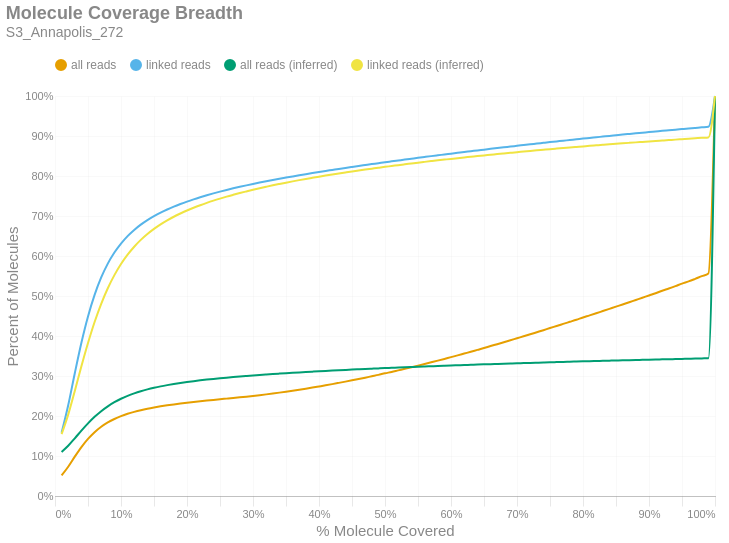

Here is the notebook cell this chart was saved with:
### Markdown cell above
### Molecule Read Coverage
This chart shows molecule coverage breadth as computed by the number of bases aligned to that molecule. In other words, "*how much of each unique long molecule is actually sequenced/aligned?*" Keep in mind there is a distinction between sequences and alignments, since some sequences belonging to a particular molecule may not align well and wouldn't appear in the alignment data. This chart also shows molecule coverage breadth as computed by the *inferred fragment* from which the aligned sequences originate. Unlike read coverage, this calculation takes into account the total insert size, including unsequenced gaps between the forward and reverse reads. Like the previous figures, these are cumulative percents.

### Code cell
if SKIPLR:
    print_html(f"Skipped")
else:
    binned_df = consolidated_hist(valids['coverage_bp'], mask, 0.01, True)
    binned_df_inf = consolidated_hist(valids['coverage_inserts'], mask, 0.01, True)
    binned_df = binned_df.with_columns(pl.lit(binned_df_inf['all reads (cumsum)']).alias('all reads (inferred)'))
    binned_df = binned_df.with_columns(pl.lit(binned_df_inf['linked reads (cumsum)']).alias('linked reads (inferred)'))
    binned_df = binned_df.with_columns(
        (pl.col('bin').cast(pl.Float64) + 0.01).alias('right_edge')
    )

    with SafeRender(binned_df):
        (
            density_plot(binned_df, 'Molecule Coverage Breadth', samplename, 'molcov', ['all reads (inferred)','linked reads (inferred)'])
            .encode(
                #x=alt.X('bin:Q', title="% Molecule Covered").axis(format = '%').scale(padding=0),
                x=alt.X('right_edge:Q', title="% Molecule Covered").axis(format='%').scale(padding=0),
                y=alt.Y('value:Q', title='Percent of Molecules')
                    .axis(format='%')
                    .stack(False)
                    .scale(domainMin=0, padding=0),
                color=alt.Color("key:N").scale(domain = ["all reads", "linked reads", "all reads (inferred)", "linked reads (inferred)"]),
                tooltip = [
                    alt.Tooltip("key:N", title = "Data Type"),
                    alt.Tooltip("range_label:N", title="% Molecule Covered"),
                    alt.Tooltip("value:Q", format = ".2%", title="% Molecules")
                ]
            )
        ).display()

### Figure 1 — Vega-Lite specification as saved in the notebook (floating-point values rounded to 4 significant figures)
{"width": "container", "height": 400, "config": {"title": {"anchor": "start", "dy": -15, "fontSize": 18, "color": "#888888", "subtitleColor": "#888888", "subtitleFontSize": 14}, "arc": {"fill": "#0072B2"}, "axis": {"domainColor": "#888888", "domainWidth": 0.5, "gridWidth": 0.2, "grid": false, "titleFontWeight": 400, "titleFontSize": 15, "labelFontSize": 11, "labelColor": "#888888", "tickColor": "#888888", "tickWidth": 0.2, "titleColor": "#888888"}, "axisBand": {"grid": false}, "axisX": {"grid": true, "tickSize": 10, "domainCap": "round"}, "axisY": {"domain": false, "grid": true, "tickSize": 0, "domainCap": "round"}, "background": "transparent", "header": {"labelFontSize": 15, "labelColor": "#888888", "titleFontSize": 15, "titleFontWeight": 600, "titleColor": "#888888"}, "legend": {"labelFont": "sans-serif", "labelFontSize": 12, "labelColor": "#888888", "symbolSize": 100, "symbolType": "circle", "titleFontSize": 12, "titlePadding": 10, "titleColor": "#888888", "title": null, "orient": "top"}, "range": {"category": ["#E69F00", "#56B4E9", "#009E73", "#F0E442", "#0072B2", "#D55E00", "#CC79A7", "#000000"], "diverging": ["#cfe8f3", "#a2d4ec", "#73bfe2", "#46abdb", "#1696d2", "#12719e"]}, "area": {"fill": "#0072B2", "fillOpacity": 0.7, "line": true, "strokeOpacity": 0.7}, "line": {"color": "#0072B2", "stroke": "#0072B2", "strokeWidth": 2}, "trail": {"color": "#0072B2", "stroke": "#0072B2", "strokeWidth": 0, "size": 1}, "point": {"filled": true, "fillOpacity": 1.0, "size": 95}, "text": {"color": "#888888", "fontSize": 11, "align": "right", "fontWeight": 400, "size": 11}, "bar": {"fill": "#0072B2", "stroke": null}, "view": {"stroke": null, "continuousWidth": 660, "continuousHeight": 400}}, "data": {"name": "data-c72fc7dbf3c6d785c2423520989ae705"}, "mark": {"type": "line", "interpolate": "monotone", "point": {"opacity": 0, "size": 275}}, "encoding": {"color": {"field": "key", "scale": {"domain": ["all reads", "linked reads", "all reads (inferred)", "linked reads (inferred)"]}, "type": "nominal"}, "tooltip": [{"field": "key", "title": "Data Type", "type": "nominal"}, {"field": "range_label", "title": "% Molecule Covered", "type": "nominal"}, {"field": "value", "format": ".2%", "title": "% Molecules", "type": "quantitative"}], "x": {"axis": {"format": "%"}, "field": "right_edge", "scale": {"padding": 0}, "title": "% Molecule Covered", "type": "quantitative"}, "y": {"axis": {"format": "%"}, "field": "value", "scale": {"domainMin": 0, "padding": 0}, "stack": false, "title": "Percent of Molecules", "type": "quantitative"}}, "params": [{"name": "param_c36ac31b6afebe62", "select": {"type": "point", "fields": ["key"]}, "bind": "legend"}], "title": {"text": "Molecule Coverage Breadth", "subtitle": "S3_Annapolis_272"}, "transform": [{"fold": ["all reads (cumsum)", "linked reads (cumsum)", "all reads (inferred)", "linked reads (inferred)"]}, {"calculate": "replace(datum.key, ' (cumsum)', '')", "as": "key"}, {"filter": {"param": "param_c36ac31b6afebe62"}}], "usermeta": {"embedOptions": {"downloadFileName": "S3_Annapolis_272.molcov"}}, "$schema": "https://vega.github.io/schema/vega-lite/v6.1.0.json", "datasets": {"data-c72fc7dbf3c6d785c2423520989ae705": [{"bin": "0.0", "interval": "0.0-0.01", "all reads": 0.05143, "linked reads": 0.1579, "all reads (cumsum)": 0.05143, "linked reads (cumsum)": 0.1579, "range_label": "0.0-0.01", "all reads (inferred)": 0.1103, "linked reads (inferred)": 0.1549, "right_edge": 0.01}, {"bin": "0.01", "interval": "0.01-0.02", "all reads": 0.02173, "linked reads": 0.06887, "all reads (cumsum)": 0.07316, "linked reads (cumsum)": 0.2267, "range_label": "0.01-0.02", "all reads (inferred)": 0.1257, "linked reads (inferred)": 0.2035, "right_edge": 0.02}, {"bin": "0.02", "interval": "0.02-0.03", "all reads": 0.02513, "linked reads": 0.08027, "all reads (cumsum)": 0.09829, "linked reads (cumsum)": 0.307, "range_label": "0.02-0.03", "all reads (inferred)": 0.1442, "linked reads (inferred)": 0.2627, "right_edge": 0.03}, {"bin": "0.03", "interval": "0.03-0.04", "all reads": 0.0238, "linked reads": 0.07614, "all reads (cumsum)": 0.1221, "linked reads (cumsum)": 0.3832, "range_label": "0.03-0.04", "all reads (inferred)": 0.1634, "linked reads (inferred)": 0.3241, "right_edge": 0.04}, {"bin": "0.04", "interval": "0.04-0.05", "all reads": 0.02052, "linked reads": 0.06574, "all reads (cumsum)": 0.1426, "linked reads (cumsum)": 0.4489, "range_label": "0.04-0.05", "all reads (inferred)": 0.1815, "linked reads (inferred)": 0.3823, "right_edge": 0.05}, {"bin": "0.05", "interval": "0.05-0.06", "all reads": 0.01684, "linked reads": 0.05392, "all reads (cumsum)": 0.1595, "linked reads (cumsum)": 0.5028, "range_label": "0.05-0.06", "all reads (inferred)": 0.1979, "linked reads (inferred)": 0.4349, "right_edge": 0.06}, {"bin": "0.06", "interval": "0.06-0.07", "all reads": 0.0136, "linked reads": 0.04352, "all reads (cumsum)": 0.173, "linked reads (cumsum)": 0.5463, "range_label": "0.06-0.07", "all reads (inferred)": 0.2121, "linked reads (inferred)": 0.4805, "right_edge": 0.07}, {"bin": "0.07", "interval": "0.07-0.08", "all reads": 0.01082, "linked reads": 0.03461, "all reads (cumsum)": 0.1839, "linked reads (cumsum)": 0.581, "range_label": "0.07-0.08", "all reads (inferred)": 0.2242, "linked reads (inferred)": 0.5194, "right_edge": 0.08}, {"bin": "0.08", "interval": "0.08-0.09", "all reads": 0.008661, "linked reads": 0.02763, "all reads (cumsum)": 0.1925, "linked reads (cumsum)": 0.6086, "range_label": "0.08-0.09", "all reads (inferred)": 0.2344, "linked reads (inferred)": 0.5522, "right_edge": 0.09}, {"bin": "0.09", "interval": "0.09-0.1", "all reads": 0.007048, "linked reads": 0.02246, "all reads (cumsum)": 0.1996, "linked reads (cumsum)": 0.631, "range_label": "0.09-0.1", "all reads (inferred)": 0.2431, "linked reads (inferred)": 0.58, "right_edge": 0.1}, {"bin": "0.1", "interval": "0.1-0.11", "all reads": 0.005875, "linked reads": 0.01864, "all reads (cumsum)": 0.2055, "linked reads (cumsum)": 0.6497, "range_label": "0.1-0.11", "all reads (inferred)": 0.2504, "linked reads (inferred)": 0.6034, "right_edge": 0.11}, {"bin": "0.11", "interval": "0.11-0.12", "all reads": 0.004864, "linked reads": 0.01541, "all reads (cumsum)": 0.2103, "linked reads (cumsum)": 0.6651, "range_label": "0.11-0.12", "all reads (inferred)": 0.2566, "linked reads (inferred)": 0.6232, "right_edge": 0.12}, {"bin": "0.12", "interval": "0.12-0.13", "all reads": 0.00419, "linked reads": 0.01323, "all reads (cumsum)": 0.2145, "linked reads (cumsum)": 0.6783, "range_label": "0.12-0.13", "all reads (inferred)": 0.2619, "linked reads (inferred)": 0.6402, "right_edge": 0.13}, {"bin": "0.13", "interval": "0.13-0.14", "all reads": 0.003615, "linked reads": 0.01138, "all reads (cumsum)": 0.2181, "linked reads (cumsum)": 0.6897, "range_label": "0.13-0.14", "all reads (inferred)": 0.2665, "linked reads (inferred)": 0.6549, "right_edge": 0.14}, {"bin": "0.14", "interval": "0.14-0.15", "all reads": 0.003146, "linked reads": 0.00986, "all reads (cumsum)": 0.2213, "linked reads (cumsum)": 0.6995, "range_label": "0.14-0.15", "all reads (inferred)": 0.2705, "linked reads (inferred)": 0.6678, "right_edge": 0.15}, {"bin": "0.15", "interval": "0.15-0.16", "all reads": 0.002834, "linked reads": 0.008815, "all reads (cumsum)": 0.2241, "linked reads (cumsum)": 0.7084, "range_label": "0.15-0.16", "all reads (inferred)": 0.2741, "linked reads (inferred)": 0.6791, "right_edge": 0.16}, {"bin": "0.16", "interval": "0.16-0.17", "all reads": 0.002561, "linked reads": 0.007903, "all reads (cumsum)": 0.2267, "linked reads (cumsum)": 0.7163, "range_label": "0.16-0.17", "all reads (inferred)": 0.2772, "linked reads (inferred)": 0.6891, "right_edge": 0.17}, {"bin": "0.17", "interval": "0.17-0.18", "all reads": 0.002351, "linked reads": 0.007174, "all reads (cumsum)": 0.229, "linked reads (cumsum)": 0.7234, "range_label": "0.17-0.18", "all reads (inferred)": 0.2801, "linked reads (inferred)": 0.6982, "right_edge": 0.18}, {"bin": "0.18", "interval": "0.18-0.19", "all reads": 0.002156, "linked reads": 0.00652, "all reads (cumsum)": 0.2312, "linked reads (cumsum)": 0.73, "range_label": "0.18-0.19", "all reads (inferred)": 0.2826, "linked reads (inferred)": 0.7062, "right_edge": 0.19}, {"bin": "0.19", "interval": "0.19-0.2", "all reads": 0.002036, "linked reads": 0.006077, "all reads (cumsum)": 0.2332, "linked reads (cumsum)": 0.736, "range_label": "0.19-0.2", "all reads (inferred)": 0.285, "linked reads (inferred)": 0.7138, "right_edge": 0.2}, {"bin": "0.2", "interval": "0.2-0.21", "all reads": 0.001884, "linked reads": 0.005603, "all reads (cumsum)": 0.2351, "linked reads (cumsum)": 0.7416, "range_label": "0.2-0.21", "all reads (inferred)": 0.2871, "linked reads (inferred)": 0.7206, "right_edge": 0.21}, {"bin": "0.21", "interval": "0.21-0.22", "all reads": 0.00179, "linked reads": 0.00522, "all reads (cumsum)": 0.2369, "linked reads (cumsum)": 0.7469, "range_label": "0.21-0.22", "all reads (inferred)": 0.2891, "linked reads (inferred)": 0.7269, "right_edge": 0.22}, {"bin": "0.22", "interval": "0.22-0.23", "all reads": 0.001731, "linked reads": 0.004973, "all reads (cumsum)": 0.2386, "linked reads (cumsum)": 0.7518, "range_label": "0.22-0.23", "all reads (inferred)": 0.291, "linked reads (inferred)": 0.7328, "right_edge": 0.23}, {"bin": "0.23", "interval": "0.23-0.24", "all reads": 0.001659, "linked reads": 0.004674, "all reads (cumsum)": 0.2403, "linked reads (cumsum)": 0.7565, "range_label": "0.23-0.24", "all reads (inferred)": 0.2927, "linked reads (inferred)": 0.7383, "right_edge": 0.24}, {"bin": "0.24", "interval": "0.24-0.25", "all reads": 0.001619, "linked reads": 0.00445, "all reads (cumsum)": 0.2419, "linked reads (cumsum)": 0.761, "range_label": "0.24-0.25", "all reads (inferred)": 0.2944, "linked reads (inferred)": 0.7435, "right_edge": 0.25}, {"bin": "0.25", "interval": "0.25-0.26", "all reads": 0.001551, "linked reads": 0.004168, "all reads (cumsum)": 0.2434, "linked reads (cumsum)": 0.7651, "range_label": "0.25-0.26", "all reads (inferred)": 0.2959, "linked reads (inferred)": 0.7484, "right_edge": 0.26}, {"bin": "0.26", "interval": "0.26-0.27", "all reads": 0.001563, "linked reads": 0.004008, "all reads (cumsum)": 0.245, "linked reads (cumsum)": 0.7691, "range_label": "0.26-0.27", "all reads (inferred)": 0.2973, "linked reads (inferred)": 0.7529, "right_edge": 0.27}, {"bin": "0.27", "interval": "0.27-0.28", "all reads": 0.001616, "linked reads": 0.003793, "all reads (cumsum)": 0.2466, "linked reads (cumsum)": 0.7729, "range_label": "0.27-0.28", "all reads (inferred)": 0.2987, "linked reads (inferred)": 0.7573, "right_edge": 0.28}, {"bin": "0.28", "interval": "0.28-0.29", "all reads": 0.001711, "linked reads": 0.003683, "all reads (cumsum)": 0.2483, "linked reads (cumsum)": 0.7766, "range_label": "0.28-0.29", "all reads (inferred)": 0.3001, "linked reads (inferred)": 0.7615, "right_edge": 0.29}, {"bin": "0.29", "interval": "0.29-0.3", "all reads": 0.001809, "linked reads": 0.003514, "all reads (cumsum)": 0.2501, "linked reads (cumsum)": 0.7801, "range_label": "0.29-0.3", "all reads (inferred)": 0.3014, "linked reads (inferred)": 0.7656, "right_edge": 0.3}, {"bin": "0.3", "interval": "0.3-0.31", "all reads": 0.001904, "linked reads": 0.003421, "all reads (cumsum)": 0.252, "linked reads (cumsum)": 0.7835, "range_label": "0.3-0.31", "all reads (inferred)": 0.3026, "linked reads (inferred)": 0.7694, "right_edge": 0.31}, {"bin": "0.31", "interval": "0.31-0.32", "all reads": 0.002033, "linked reads": 0.003286, "all reads (cumsum)": 0.2541, "linked reads (cumsum)": 0.7868, "range_label": "0.31-0.32", "all reads (inferred)": 0.3038, "linked reads (inferred)": 0.7731, "right_edge": 0.32}, {"bin": "0.32", "interval": "0.32-0.33", "all reads": 0.00215, "linked reads": 0.003169, "all reads (cumsum)": 0.2562, "linked reads (cumsum)": 0.79, "range_label": "0.32-0.33", "all reads (inferred)": 0.3049, "linked reads (inferred)": 0.7766, "right_edge": 0.33}, {"bin": "0.33", "interval": "0.33-0.34", "all reads": 0.002226, "linked reads": 0.003058, "all reads (cumsum)": 0.2585, "linked reads (cumsum)": 0.7931, "range_label": "0.33-0.34", "all reads (inferred)": 0.306, "linked reads (inferred)": 0.7801, "right_edge": 0.34}, {"bin": "0.34", "interval": "0.34-0.35", "all reads": 0.00231, "linked reads": 0.00295, "all reads (cumsum)": 0.2608, "linked reads (cumsum)": 0.796, "range_label": "0.34-0.35", "all reads (inferred)": 0.307, "linked reads (inferred)": 0.7834, "right_edge": 0.35}, {"bin": "0.35", "interval": "0.35-0.36", "all reads": 0.002409, "linked reads": 0.002918, "all reads (cumsum)": 0.2632, "linked reads (cumsum)": 0.7989, "range_label": "0.35-0.36", "all reads (inferred)": 0.3081, "linked reads (inferred)": 0.7866, "right_edge": 0.36}, {"bin": "0.36", "interval": "0.36-0.37", "all reads": 0.002533, "linked reads": 0.002879, "all reads (cumsum)": 0.2657, "linked reads (cumsum)": 0.8018, "range_label": "0.36-0.37", "all reads (inferred)": 0.309, "linked reads (inferred)": 0.7897, "right_edge": 0.37}, {"bin": "0.37", "interval": "0.37-0.38", "all reads": 0.002602, "linked reads": 0.002798, "all reads (cumsum)": 0.2683, "linked reads (cumsum)": 0.8046, "range_label": "0.37-0.38", "all reads (inferred)": 0.31, "linked reads (inferred)": 0.7926, "right_edge": 0.38}, {"bin": "0.38", "interval": "0.38-0.39", "all reads": 0.002687, "linked reads": 0.002728, "all reads (cumsum)": 0.271, "linked reads (cumsum)": 0.8073, "range_label": "0.38-0.39", "all reads (inferred)": 0.3109, "linked reads (inferred)": 0.7955, "right_edge": 0.39}, {"bin": "0.39", "interval": "0.39-0.4", "all reads": 0.002835, "linked reads": 0.00266, "all reads (cumsum)": 0.2738, "linked reads (cumsum)": 0.81, "range_label": "0.39-0.4", "all reads (inferred)": 0.3118, "linked reads (inferred)": 0.7984, "right_edge": 0.4}, {"bin": "0.4", "interval": "0.4-0.41", "all reads": 0.002855, "linked reads": 0.002622, "all reads (cumsum)": 0.2767, "linked reads (cumsum)": 0.8126, "range_label": "0.4-0.41", "all reads (inferred)": 0.3127, "linked reads (inferred)": 0.8011, "right_edge": 0.41}, {"bin": "0.41", "interval": "0.41-0.42", "all reads": 0.002982, "linked reads": 0.002543, "all reads (cumsum)": 0.2797, "linked reads (cumsum)": 0.8152, "range_label": "0.41-0.42", "all reads (inferred)": 0.3136, "linked reads (inferred)": 0.8038, "right_edge": 0.42}, {"bin": "0.42", "interval": "0.42-0.43", "all reads": 0.003102, "linked reads": 0.00256, "all reads (cumsum)": 0.2828, "linked reads (cumsum)": 0.8177, "range_label": "0.42-0.43", "all reads (inferred)": 0.3144, "linked reads (inferred)": 0.8063, "right_edge": 0.43}, {"bin": "0.43", "interval": "0.43-0.44", "all reads": 0.003147, "linked reads": 0.002492, "all reads (cumsum)": 0.2859, "linked reads (cumsum)": 0.8202, "range_label": "0.43-0.44", "all reads (inferred)": 0.3152, "linked reads (inferred)": 0.8088, "right_edge": 0.44}, {"bin": "0.44", "interval": "0.44-0.45", "all reads": 0.003227, "linked reads": 0.002425, "all reads (cumsum)": 0.2891, "linked reads (cumsum)": 0.8226, "range_label": "0.44-0.45", "all reads (inferred)": 0.316, "linked reads (inferred)": 0.8113, "right_edge": 0.45}, {"bin": "0.45", "interval": "0.45-0.46", "all reads": 0.003308, "linked reads": 0.002398, "all reads (cumsum)": 0.2925, "linked reads (cumsum)": 0.825, "range_label": "0.45-0.46", "all reads (inferred)": 0.3168, "linked reads (inferred)": 0.8137, "right_edge": 0.46}, {"bin": "0.46", "interval": "0.46-0.47", "all reads": 0.003397, "linked reads": 0.002355, "all reads (cumsum)": 0.2958, "linked reads (cumsum)": 0.8274, "range_label": "0.46-0.47", "all reads (inferred)": 0.3175, "linked reads (inferred)": 0.816, "right_edge": 0.47}, {"bin": "0.47", "interval": "0.47-0.48", "all reads": 0.003527, "linked reads": 0.002353, "all reads (cumsum)": 0.2994, "linked reads (cumsum)": 0.8297, "range_label": "0.47-0.48", "all reads (inferred)": 0.3183, "linked reads (inferred)": 0.8183, "right_edge": 0.48}, {"bin": "0.48", "interval": "0.48-0.49", "all reads": 0.003468, "linked reads": 0.002318, "all reads (cumsum)": 0.3028, "linked reads (cumsum)": 0.8321, "range_label": "0.48-0.49", "all reads (inferred)": 0.319, "linked reads (inferred)": 0.8206, "right_edge": 0.49}, {"bin": "0.49", "interval": "0.49-0.5", "all reads": 0.003879, "linked reads": 0.002368, "all reads (cumsum)": 0.3067, "linked reads (cumsum)": 0.8344, "range_label": "0.49-0.5", "all reads (inferred)": 0.3197, "linked reads (inferred)": 0.8228, "right_edge": 0.5}, {"bin": "0.5", "interval": "0.5-0.51", "all reads": 0.003454, "linked reads": 0.002194, "all reads (cumsum)": 0.3102, "linked reads (cumsum)": 0.8366, "range_label": "0.5-0.51", "all reads (inferred)": 0.3204, "linked reads (inferred)": 0.825, "right_edge": 0.51}, {"bin": "0.51", "interval": "0.51-0.52", "all reads": 0.003886, "linked reads": 0.002203, "all reads (cumsum)": 0.3141, "linked reads (cumsum)": 0.8388, "range_label": "0.51-0.52", "all reads (inferred)": 0.3211, "linked reads (inferred)": 0.8271, "right_edge": 0.52}, {"bin": "0.52", "interval": "0.52-0.53", "all reads": 0.003834, "linked reads": 0.002203, "all reads (cumsum)": 0.3179, "linked reads (cumsum)": 0.841, "range_label": "0.52-0.53", "all reads (inferred)": 0.3218, "linked reads (inferred)": 0.8292, "right_edge": 0.53}, {"bin": "0.53", "interval": "0.53-0.54", "all reads": 0.003948, "linked reads": 0.002198, "all reads (cumsum)": 0.3218, "linked reads (cumsum)": 0.8432, "range_label": "0.53-0.54", "all reads (inferred)": 0.3225, "linked reads (inferred)": 0.8313, "right_edge": 0.54}, {"bin": "0.54", "interval": "0.54-0.55", "all reads": 0.004026, "linked reads": 0.002199, "all reads (cumsum)": 0.3259, "linked reads (cumsum)": 0.8454, "range_label": "0.54-0.55", "all reads (inferred)": 0.3232, "linked reads (inferred)": 0.8334, "right_edge": 0.55}, {"bin": "0.55", "interval": "0.55-0.56", "all reads": 0.004156, "linked reads": 0.002156, "all reads (cumsum)": 0.33, "linked reads (cumsum)": 0.8476, "range_label": "0.55-0.56", "all reads (inferred)": 0.3238, "linked reads (inferred)": 0.8353, "right_edge": 0.56}, {"bin": "0.56", "interval": "0.56-0.57", "all reads": 0.004173, "linked reads": 0.002129, "all reads (cumsum)": 0.3342, "linked reads (cumsum)": 0.8497, "range_label": "0.56-0.57", "all reads (inferred)": 0.3244, "linked reads (inferred)": 0.8372, "right_edge": 0.57}, {"bin": "0.57", "interval": "0.57-0.58", "all reads": 0.004182, "linked reads": 0.002058, "all reads (cumsum)": 0.3384, "linked reads (cumsum)": 0.8518, "range_label": "0.57-0.58", "all reads (inferred)": 0.325, "linked reads (inferred)": 0.8391, "right_edge": 0.58}, {"bin": "0.58", "interval": "0.58-0.59", "all reads": 0.004332, "linked reads": 0.00204, "all reads (cumsum)": 0.3427, "linked reads (cumsum)": 0.8538, "range_label": "0.58-0.59", "all reads (inferred)": 0.3256, "linked reads (inferred)": 0.841, "right_edge": 0.59}, {"bin": "0.59", "interval": "0.59-0.6", "all reads": 0.004445, "linked reads": 0.002059, "all reads (cumsum)": 0.3472, "linked reads (cumsum)": 0.8559, "range_label": "0.59-0.6", "all reads (inferred)": 0.3262, "linked reads (inferred)": 0.8428, "right_edge": 0.6}, {"bin": "0.6", "interval": "0.6-0.61", "all reads": 0.00433, "linked reads": 0.002049, "all reads (cumsum)": 0.3515, "linked reads (cumsum)": 0.8579, "range_label": "0.6-0.61", "all reads (inferred)": 0.3268, "linked reads (inferred)": 0.8446, "right_edge": 0.61}, {"bin": "0.61", "interval": "0.61-0.62", "all reads": 0.004574, "linked reads": 0.002059, "all reads (cumsum)": 0.3561, "linked reads (cumsum)": 0.86, "range_label": "0.61-0.62", "all reads (inferred)": 0.3274, "linked reads (inferred)": 0.8463, "right_edge": 0.62}, {"bin": "0.62", "interval": "0.62-0.63", "all reads": 0.004545, "linked reads": 0.00197, "all reads (cumsum)": 0.3606, "linked reads (cumsum)": 0.8619, "range_label": "0.62-0.63", "all reads (inferred)": 0.328, "linked reads (inferred)": 0.848, "right_edge": 0.63}, {"bin": "0.63", "interval": "0.63-0.64", "all reads": 0.004658, "linked reads": 0.002025, "all reads (cumsum)": 0.3653, "linked reads (cumsum)": 0.864, "range_label": "0.63-0.64", "all reads (inferred)": 0.3286, "linked reads (inferred)": 0.8498, "right_edge": 0.64}, {"bin": "0.64", "interval": "0.64-0.65", "all reads": 0.004611, "linked reads": 0.001934, "all reads (cumsum)": 0.3699, "linked reads (cumsum)": 0.8659, "range_label": "0.64-0.65", "all reads (inferred)": 0.3291, "linked reads (inferred)": 0.8515, "right_edge": 0.65}, {"bin": "0.65", "interval": "0.65-0.66", "all reads": 0.004936, "linked reads": 0.001984, "all reads (cumsum)": 0.3748, "linked reads (cumsum)": 0.8679, "range_label": "0.65-0.66", "all reads (inferred)": 0.3296, "linked reads (inferred)": 0.8531, "right_edge": 0.66}, {"bin": "0.66", "interval": "0.66-0.67", "all reads": 0.004725, "linked reads": 0.001945, "all reads (cumsum)": 0.3795, "linked reads (cumsum)": 0.8698, "range_label": "0.66-0.67", "all reads (inferred)": 0.3302, "linked reads (inferred)": 0.8548, "right_edge": 0.67}, {"bin": "0.67", "interval": "0.67-0.68", "all reads": 0.004883, "linked reads": 0.001906, "all reads (cumsum)": 0.3844, "linked reads (cumsum)": 0.8717, "range_label": "0.67-0.68", "all reads (inferred)": 0.3307, "linked reads (inferred)": 0.8564, "right_edge": 0.68}, {"bin": "0.68", "interval": "0.68-0.69", "all reads": 0.004861, "linked reads": 0.001855, "all reads (cumsum)": 0.3893, "linked reads (cumsum)": 0.8736, "range_label": "0.68-0.69", "all reads (inferred)": 0.3313, "linked reads (inferred)": 0.858, "right_edge": 0.69}, {"bin": "0.69", "interval": "0.69-0.7", "all reads": 0.005001, "linked reads": 0.0019, "all reads (cumsum)": 0.3943, "linked reads (cumsum)": 0.8755, "range_label": "0.69-0.7", "all reads (inferred)": 0.3318, "linked reads (inferred)": 0.8596, "right_edge": 0.7}, {"bin": "0.7", "interval": "0.7-0.71", "all reads": 0.004942, "linked reads": 0.001882, "all reads (cumsum)": 0.3992, "linked reads (cumsum)": 0.8774, "range_label": "0.7-0.71", "all reads (inferred)": 0.3323, "linked reads (inferred)": 0.8611, "right_edge": 0.71}, {"bin": "0.71", "interval": "0.71-0.72", "all reads": 0.005048, "linked reads": 0.001887, "all reads (cumsum)": 0.4043, "linked reads (cumsum)": 0.8793, "range_label": "0.71-0.72", "all reads (inferred)": 0.3328, "linked reads (inferred)": 0.8626, "right_edge": 0.72}, {"bin": "0.72", "interval": "0.72-0.73", "all reads": 0.005125, "linked reads": 0.001784, "all reads (cumsum)": 0.4094, "linked reads (cumsum)": 0.881, "range_label": "0.72-0.73", "all reads (inferred)": 0.3333, "linked reads (inferred)": 0.8641, "right_edge": 0.73}, {"bin": "0.73", "interval": "0.73-0.74", "all reads": 0.005125, "linked reads": 0.001841, "all reads (cumsum)": 0.4145, "linked reads (cumsum)": 0.8829, "range_label": "0.73-0.74", "all reads (inferred)": 0.3338, "linked reads (inferred)": 0.8656, "right_edge": 0.74}, {"bin": "0.74", "interval": "0.74-0.75", "all reads": 0.0054, "linked reads": 0.001824, "all reads (cumsum)": 0.4199, "linked reads (cumsum)": 0.8847, "range_label": "0.74-0.75", "all reads (inferred)": 0.3343, "linked reads (inferred)": 0.8671, "right_edge": 0.75}, {"bin": "0.75", "interval": "0.75-0.76", "all reads": 0.00509, "linked reads": 0.001747, "all reads (cumsum)": 0.425, "linked reads (cumsum)": 0.8865, "range_label": "0.75-0.76", "all reads (inferred)": 0.3348, "linked reads (inferred)": 0.8685, "right_edge": 0.76}, {"bin": "0.76", "interval": "0.76-0.77", "all reads": 0.005224, "linked reads": 0.001709, "all reads (cumsum)": 0.4302, "linked reads (cumsum)": 0.8882, "range_label": "0.76-0.77", "all reads (inferred)": 0.3352, "linked reads (inferred)": 0.8699, "right_edge": 0.77}, {"bin": "0.77", "interval": "0.77-0.78", "all reads": 0.005247, "linked reads": 0.001783, "all reads (cumsum)": 0.4355, "linked reads (cumsum)": 0.8899, "range_label": "0.77-0.78", "all reads (inferred)": 0.3357, "linked reads (inferred)": 0.8713, "right_edge": 0.78}, {"bin": "0.78", "interval": "0.78-0.79", "all reads": 0.005244, "linked reads": 0.001705, "all reads (cumsum)": 0.4407, "linked reads (cumsum)": 0.8917, "range_label": "0.78-0.79", "all reads (inferred)": 0.3361, "linked reads (inferred)": 0.8727, "right_edge": 0.79}, {"bin": "0.79", "interval": "0.79-0.8", "all reads": 0.005581, "linked reads": 0.001845, "all reads (cumsum)": 0.4463, "linked reads (cumsum)": 0.8935, "range_label": "0.79-0.8", "all reads (inferred)": 0.3366, "linked reads (inferred)": 0.874, "right_edge": 0.8}, {"bin": "0.8", "interval": "0.8-0.81", "all reads": 0.005184, "linked reads": 0.001642, "all reads (cumsum)": 0.4515, "linked reads (cumsum)": 0.8951, "range_label": "0.8-0.81", "all reads (inferred)": 0.3371, "linked reads (inferred)": 0.8753, "right_edge": 0.81}, {"bin": "0.81", "interval": "0.81-0.82", "all reads": 0.005373, "linked reads": 0.00171, "all reads (cumsum)": 0.4569, "linked reads (cumsum)": 0.8968, "range_label": "0.81-0.82", "all reads (inferred)": 0.3375, "linked reads (inferred)": 0.8766, "right_edge": 0.82}, {"bin": "0.82", "interval": "0.82-0.83", "all reads": 0.005501, "linked reads": 0.001683, "all reads (cumsum)": 0.4624, "linked reads (cumsum)": 0.8985, "range_label": "0.82-0.83", "all reads (inferred)": 0.3379, "linked reads (inferred)": 0.8779, "right_edge": 0.83}, {"bin": "0.83", "interval": "0.83-0.84", "all reads": 0.005492, "linked reads": 0.001693, "all reads (cumsum)": 0.4679, "linked reads (cumsum)": 0.9002, "range_label": "0.83-0.84", "all reads (inferred)": 0.3383, "linked reads (inferred)": 0.8792, "right_edge": 0.84}, {"bin": "0.84", "interval": "0.84-0.85", "all reads": 0.005482, "linked reads": 0.001641, "all reads (cumsum)": 0.4733, "linked reads (cumsum)": 0.9019, "range_label": "0.84-0.85", "all reads (inferred)": 0.3388, "linked reads (inferred)": 0.8804, "right_edge": 0.85}, {"bin": "0.85", "interval": "0.85-0.86", "all reads": 0.005538, "linked reads": 0.001654, "all reads (cumsum)": 0.4789, "linked reads (cumsum)": 0.9035, "range_label": "0.85-0.86", "all reads (inferred)": 0.3392, "linked reads (inferred)": 0.8816, "right_edge": 0.86}, {"bin": "0.86", "interval": "0.86-0.87", "all reads": 0.005464, "linked reads": 0.001594, "all reads (cumsum)": 0.4843, "linked reads (cumsum)": 0.9051, "range_label": "0.86-0.87", "all reads (inferred)": 0.3396, "linked reads (inferred)": 0.8829, "right_edge": 0.87}, {"bin": "0.87", "interval": "0.87-0.88", "all reads": 0.005646, "linked reads": 0.001584, "all reads (cumsum)": 0.49, "linked reads (cumsum)": 0.9067, "range_label": "0.87-0.88", "all reads (inferred)": 0.34, "linked reads (inferred)": 0.8841, "right_edge": 0.88}, {"bin": "0.88", "interval": "0.88-0.89", "all reads": 0.005608, "linked reads": 0.00155, "all reads (cumsum)": 0.4956, "linked reads (cumsum)": 0.9082, "range_label": "0.88-0.89", "all reads (inferred)": 0.3404, "linked reads (inferred)": 0.8852, "right_edge": 0.89}, {"bin": "0.89", "interval": "0.89-0.9", "all reads": 0.005816, "linked reads": 0.00158, "all reads (cumsum)": 0.5014, "linked reads (cumsum)": 0.9098, "range_label": "0.89-0.9", "all reads (inferred)": 0.3408, "linked reads (inferred)": 0.8864, "right_edge": 0.9}, {"bin": "0.9", "interval": "0.9-0.91", "all reads": 0.005522, "linked reads": 0.001518, "all reads (cumsum)": 0.5069, "linked reads (cumsum)": 0.9113, "range_label": "0.9-0.91", "all reads (inferred)": 0.3412, "linked reads (inferred)": 0.8876, "right_edge": 0.91}, {"bin": "0.91", "interval": "0.91-0.92", "all reads": 0.006286, "linked reads": 0.001551, "all reads (cumsum)": 0.5132, "linked reads (cumsum)": 0.9129, "range_label": "0.91-0.92", "all reads (inferred)": 0.3416, "linked reads (inferred)": 0.8887, "right_edge": 0.92}, {"bin": "0.92", "interval": "0.92-0.93", "all reads": 0.005391, "linked reads": 0.00145, "all reads (cumsum)": 0.5186, "linked reads (cumsum)": 0.9143, "range_label": "0.92-0.93", "all reads (inferred)": 0.342, "linked reads (inferred)": 0.8898, "right_edge": 0.93}, {"bin": "0.93", "interval": "0.93-0.94", "all reads": 0.005925, "linked reads": 0.001467, "all reads (cumsum)": 0.5245, "linked reads (cumsum)": 0.9158, "range_label": "0.93-0.94", "all reads (inferred)": 0.3423, "linked reads (inferred)": 0.8909, "right_edge": 0.94}, {"bin": "0.94", "interval": "0.94-0.95", "all reads": 0.006452, "linked reads": 0.00149, "all reads (cumsum)": 0.531, "linked reads (cumsum)": 0.9173, "range_label": "0.94-0.95", "all reads (inferred)": 0.3427, "linked reads (inferred)": 0.8921, "right_edge": 0.95}, {"bin": "0.95", "interval": "0.95-0.96", "all reads": 0.005473, "linked reads": 0.001482, "all reads (cumsum)": 0.5365, "linked reads (cumsum)": 0.9188, "range_label": "0.95-0.96", "all reads (inferred)": 0.3431, "linked reads (inferred)": 0.8932, "right_edge": 0.96}, {"bin": "0.96", "interval": "0.96-0.97", "all reads": 0.006433, "linked reads": 0.001424, "all reads (cumsum)": 0.5429, "linked reads (cumsum)": 0.9202, "range_label": "0.96-0.97", "all reads (inferred)": 0.3435, "linked reads (inferred)": 0.8943, "right_edge": 0.97}, {"bin": "0.97", "interval": "0.97-0.98", "all reads": 0.006789, "linked reads": 0.001399, "all reads (cumsum)": 0.5497, "linked reads (cumsum)": 0.9216, "range_label": "0.97-0.98", "all reads (inferred)": 0.344, "linked reads (inferred)": 0.8956, "right_edge": 0.98}, {"bin": "0.98", "interval": "0.98-0.99", "all reads": 0.006403, "linked reads": 0.001477, "all reads (cumsum)": 0.5561, "linked reads (cumsum)": 0.9231, "range_label": "0.98-0.99", "all reads (inferred)": 0.3444, "linked reads (inferred)": 0.8965, "right_edge": 0.99}, {"bin": "0.99", "interval": "0.99-1.0", "all reads": 0.4439, "linked reads": 0.07692, "all reads (cumsum)": 1.0, "linked reads (cumsum)": 1.0, "range_label": "0.99-1.0", "all reads (inferred)": 1.0, "linked reads (inferred)": 1.0, "right_edge": 1.0}]}}
